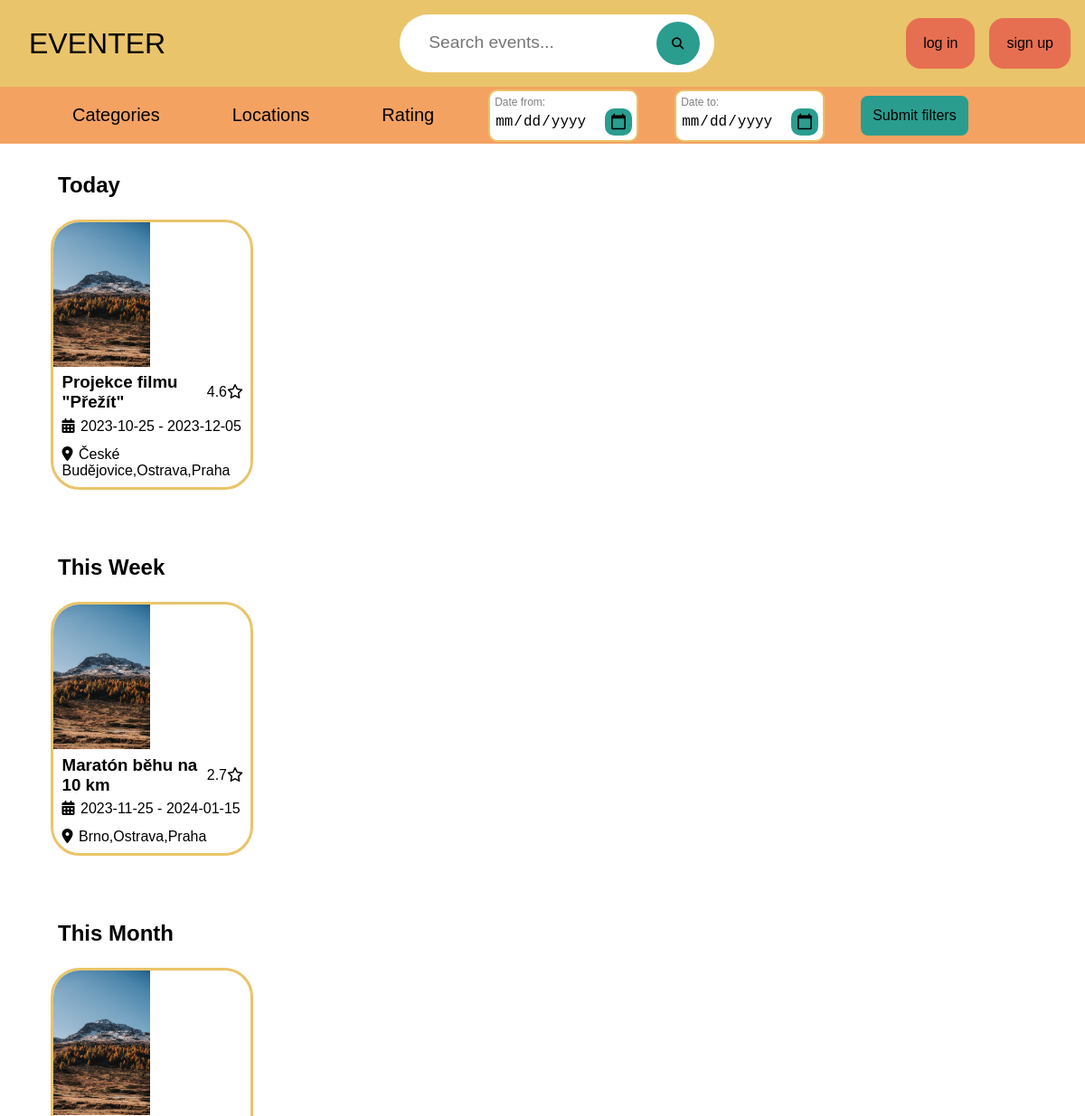
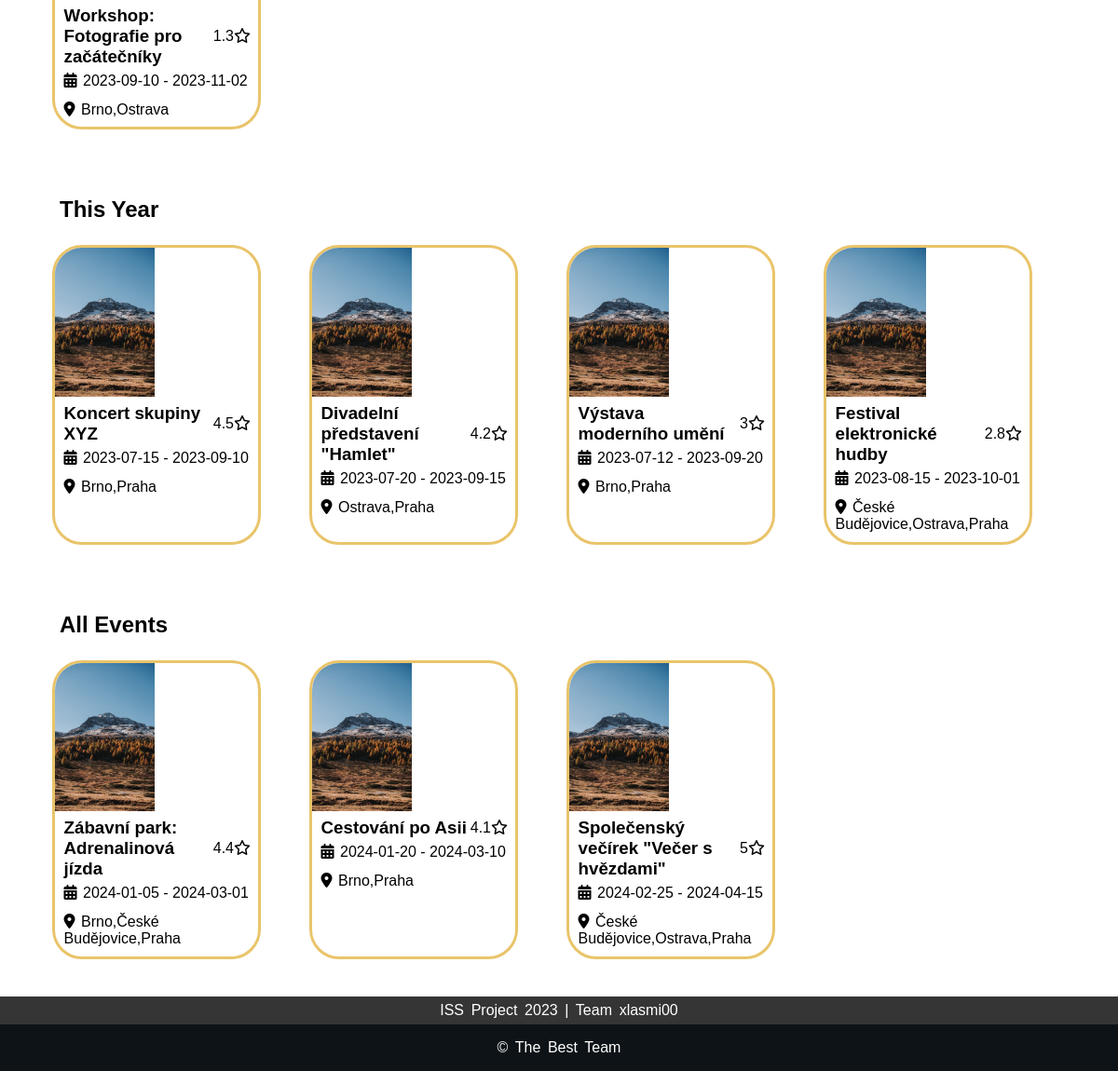
The page / on the database its author committed (2 pictures, top to bottom).
### tables this page shows
CREATE TABLE Event (
    event_id INT AUTO_INCREMENT PRIMARY KEY,
    event_name VARCHAR(128),
    event_description MEDIUMTEXT,
    event_icon VARCHAR(256),
    rating FLOAT,
    time_of_creation DATETIME,
    time_of_last_edit DATETIME,
    event_status VARCHAR(64),

    category_name VARCHAR(128),
    account_id INT,

    CONSTRAINT fk_event_category
    FOREIGN KEY (category_name)
    REFERENCES Category(category_name),

    CONSTRAINT fk_event_owner  

    FOREIGN KEY (account_id)
    REFERENCES Account(account_id)
);

### src/front-end/components/html-components.php (the view, shortened to what this page needs)
<?php
function makeHead(string $title)
{
    ?>
    <!DOCTYPE html>
    <html lang="en">
    <head>
        <link rel="stylesheet" href="src/front-end/styles/style.css">
    </head>
    <body>
    <?php
}
    ?>
    <?php
function makeHeader()
{
    ?>
    <header>
        <div class="top-bar">
            <a id="logo" href="index.php"><p>EVENTER</p></a>
            <div class="search-bar">
                <form action="<?php echo htmlspecialchars($_SERVER['PHP_SELF']) ?>" method="get">
                    <input type="text" placeholder="Search events..." name="search" <?php getSessionVal("search") ?> >
                    <button><i class="fa-solid fa-magnifying-glass"></i></button>
                </form>
            </div>
            <div class="profile">
                <?php
                    if (isset($_SESSION["USER"]))
                    {
                        echo '<div class="profile-icon" onclick="menuToggle();">';
                        echo '<img src="'.selectUserIcon($_SESSION["USER"]["user_icon"]).'">';
                        echo "</div>";
                        generateProfilMenu();
                    }
                    else
                    {
                        echo "<div class='login-btns'>";
                        echo "<a href='login.php' class='button-sharp-filled'>log in</a>";
                        echo "<a href='' class='button-sharp-filled'>sign up</a>";
                        echo "</div>";
                    }
                ?>
            </div>
        </div>
    </header>
    <?php
}
function makeFooter()
{
    ?>
    <footer>
        <div class="footer-top">
            <p> ISS Project 2023 | Team xlasmi00 </p>
        </div>
        <div class="footer-bottom">
            <p>&copy; The best Team</p>
        </div>
    </footer>
    </body>
    </html>
    <?php
}
function generateEventCard(&$event, $card_type = null) {
    echo '<a href="event-detail.php?event_id='.$event["event_id"].'" class="event-card'.$card_type.'">';
    echo '<img src="'.selectEventIcon($event['event_icon']).'">';
    echo '<div class="name-rating">';
    echo '    <h3>' . $event["event_name"] . '</h3>';
    echo '    <div class="rating">';
    echo '        <p>' . $event["rating"] . '</p>';
    echo '        <i class="fa-regular fa-star"></i>';
    echo '    </div>';
    echo '</div>';
    echo '<ul>';
    echo '    <li><i class="fa-solid fa-calendar-days"></i>' . $event["earliest_date"] . ' - ' . $event["latest_date"] . '</li>';
    echo '    <li><i class="fa-solid fa-location-dot"></i>' . $event["cities"] .  '</li>';
    echo '</ul>';
    echo '</a>';
}
function generateEventCardsbyDate() {
    $events = getEvents();
    $periods = sortEventsByPeriods($events);
    for($i = 0; $i < 5; $i++) {
        echo "<h2>$periods[$i]</h2>";
        echo '<div class="card-container">';
        foreach($events as &$event) {
            if(isset($event[$periods[$i]])) {
                generateEventCard($event);
            }
        }
        echo '</div>';
    }
}
    ?>
    <?php
function selectEventIcon(&$path) {
    return isset($path) ? $path : "event-icons/default.jpg";
}
    ?>

### config/common.php (shortened to what this page needs)
<?php
function get_pdo_statement($query, $id_array) {
    global $db;
    $stmt = $db->prepare($query);
    if ($id_array) {
        foreach ($id_array as $key => $value) {
            $stmt->bindValue(":$key", $value);
        }
    }
    $stmt->execute();
    return $stmt;
}
function fetch_table_columns($query, $id_array)
{
    $stmt = get_pdo_statement($query, $id_array);
    return $stmt->fetchAll(PDO::FETCH_ASSOC);
}
function fetch_all_table_columns($table, $return_id, $id_array, $id_string, $group_by = null) {
    $query = "SELECT $return_id FROM $table" . ($id_string ? " WHERE $id_string" : "") . ($group_by ? " GROUP BY $group_by" : "");
    return fetch_table_columns($query, $id_array);
}
function getEvents($account_id = null) {
    $id_array = [];
    $query_parts = [];
    array_push($query_parts, 'e.event_status = "approved"');
    $return_id = 'e.event_id, e.event_name, e.rating, GROUP_CONCAT(DISTINCT city) AS cities, MIN(date_from) AS earliest_date, MAX(date_to) AS latest_date';
    $table = "Event_instance ei JOIN Event e ON ei.event_id = e.event_id JOIN Address a ON ei.address_id = a.address_id";
    $group_by = "e.event_id, e.event_name, e.rating";
    return fetch_all_table_columns($table, $return_id, $id_array, implode(' and ', $query_parts), $group_by);
}
function dateBetween($date, $date_from, $date_to, $date_format) {
    return date($date_format, strtotime($date)) >= date($date_format, strtotime($date_from))
        && date($date_format, strtotime($date)) <= date($date_format, strtotime($date_to));
}
function sortEventsByPeriods(array &$events) {
    $date = date('Y-m-d');
    $periods = array();
    foreach($events as &$event) {
        $date_from = $event['earliest_date'];
        $date_to = $event['latest_date'];
        if (dateBetween($date, $date_from, $date_to, 'Y-m-d')) {
            $periods[0] = 'Today';
        } else if (dateBetween($date, $date_from, $date_to, 'Y-W')) {
            $periods[1] = 'This Week';
        } else if (dateBetween($date, $date_from, $date_to, 'Y-m')) {
            $periods[2] = 'This Month';
        } else if (dateBetween($date, $date_from, $date_to, 'Y')) {
            $periods[3] = 'This Year';
        } else {
            $periods[4] = 'All Events';
        }
    }
    return $periods;
}
function getSessionVal($value, $index = null, $default = null) {
    if(!isset($_SESSION[$value])) {
        if ($default || $default === 0) {
            echo "value=\"$default\"";
        } else {
            return;
        }
    } else if(is_array($value)) {
        echo ' value="' . htmlspecialchars($_SESSION[$value][$index]) . '"';
    } else {
        echo ' value="' . htmlspecialchars($_SESSION[$value]) . '"';
    }
}
?>

### index.php (shortened to what this page needs)
<?php
require_once 'config/common.php';
require_once "src/front-end/components/html-components.php";
makeHead("Eventer");
makeHeader();
?>
<main>
    <form method="get" action="<?php echo htmlspecialchars($_SERVER["PHP_SELF"]); ?>">
        <div class="filter-bar">
            <ul>
                <li>
                    <a href="#">Categories</a>
                </li>
                <li>
                    <a href="#">Locations</a>
                </li>
                <li>
                    <a href="#">Rating</a>
                </li>
                <li>
                    <div class="filter-date">
                        <label for="date-from-input">Date from:</label>
                        <input type="date" id="date-from-input" <?php getSessionVal("date_from") ?>  name="date_from">
                    </div>
                </li>
                <li>
                    <div class="filter-date">
                        <label for="date-to-input">Date to:</label>
                        <input type="date" id="date-to-input" <?php getSessionVal("date_to"); ?> name="date_to">
                    </div>
                </li>
                <li>
                    <div class="submit-button">
                        <button class="button-round-filled-green" type="submit">Submit filters</button>
                    </div>
                </li>
            </ul>
        </div>
    </form>
    <?php
    generateEventCardsByDate();
    ?>
</main>
<?php
makeFooter();
?>

### src/front-end/styles/style.css (style rules this page uses)
* { margin: 0; padding: 0; font-family: 'Poppins', sans-serif; box-sizing: border-box; }
body { background-color: white; }
header { width: 100%; background-color: #E9C46A; }
.top-bar { display: flex; align-items: center; flex-direction: row; justify-content: space-between; }
#logo { height: 100%; width: 30%; text-align: left; text-decoration: none; color: black; font-size: 2rem; margin: 1rem 0rem 1rem 2rem; }
.search-bar { width: 100%; max-width: 700px; display: flex; align-items: center; justify-content: center; padding: 1rem 2rem; }
.search-bar form { background-color: white; stroke: black; stroke-width: 0.2rem; border-radius: 60rem; padding: 0.5rem 1rem 0.5rem 2rem; }
.search-bar form input { background-color: transparent; flex: 1; border: 0; outline: none; font-size: 1.2rem; color: black; }
.search-bar button { width: 2rem; border: 0; border-radius: 50%; width: 3rem; height: 3rem; background-color: #2A9D8F; cursor: pointer; }
.profile { width: 30%; height: 100%; display: flex; justify-content: right; text-align: right; }
.login-btns a { margin-right: 1rem; border-radius: 1rem; }
main { width: 100%; min-height: 100vh; }
footer { color: white; font-size: 1rem; word-spacing: 0.2rem; text-align: center; }
.footer-top { padding: 0.4rem 0; background-color: #353535; }
.footer-bottom { background: #0D1317; width: auto; padding: 1rem 0; align-items: center; }
.footer-bottom p { text-transform: capitalize; }

### src/front-end/styles/buttons.css (style rules this page uses)
.button-round-filled-green { display: inline-block; padding: 1rem; font-size: 1rem; text-align: center; text-decoration: none; border: 0.2rem solid #2A9D8F; border-radius: 0.5rem; color: black; background-color: #2A9D8F; cursor: pointer; }
.button-sharp-filled { display: inline-block; padding: 1rem; font-size: 1rem; text-align: center; text-decoration: none; border: 0.2rem solid #E76F51; color: black; background-color: #E76F51; cursor: pointer; }

### src/front-end/styles/event-card.css (style rules this page uses)
.event-card { width: 14rem; text-decoration: none; color: black; cursor: pointer; display: flex; flex-direction: column; justify-content: left; overflow: hidden; border: 0.2rem solid #E9C46A; padding: 0rem 0rem 0.2rem 0rem; margin: 0.5rem; border-radius: 2rem; }
.event-card img { max-width: fit-content; max-height: 10rem; }
.event-card .name-rating h3 { width: 80%; }
.event-card .name-rating { padding: 0.4rem 0.5rem 0rem 0.6rem; display: flex; flex-direction: row; justify-content: space-between; align-items: center; }
.event-card .rating { display: flex; flex-direction: row; justify-content: center; }
.event-card ul { width: fit-content; }
.event-card ul li { font-size: 1rem; list-style: none; padding: 0.4rem 0.6rem 0.4rem 0.6rem; }
.event-card ul li i { padding: 0rem 0.4rem 0rem 0rem; }

### src/front-end/styles/index.css (style rules this page uses)
.card-container { display: grid; grid-template-columns: repeat(auto-fill, minmax(15rem, 1fr)); padding: 1rem 3rem 2rem 3rem; }
main h2 { padding: 2rem 3rem 0rem 4rem; }
.filter-bar { width: 100%; }
.filter-bar ul { display: flex; align-items: center; flex-direction: row; list-style: none; background-color: #F4A261; padding: 0px 0px 0px 40px; }
.filter-bar ul li { position: relative; }
.filter-bar ul li a { display: block; padding: 20px 40px; color: black; text-decoration: none; text-align: center; font-size: 20px; }
.filter-date { display: flex; flex-direction: column; justify-content: center; background-color: white; border: 2px solid #E9C46A; border-radius: 10px; padding: 5px; margin: 0px 20px; }
.filter-date label { font-size: 12px; color: grey; }
.filter-date input { font-size: 16px; border: none; font-family: "Roboto Mono", monospace; outline: none; }
.submit-button button { margin-left: 20px; padding: 10px; }

### rows shown on the page
event: event_name "Projekce filmu \"Přežít\"", rating "4.6", earliest_date "2023-10-25", latest_date "2023-12-05", cities "České Budějovice,Ostrava,Praha"
event: event_name "Maratón běhu na 10 km", rating "2.7", earliest_date "2023-11-25", latest_date "2024-01-15", cities "Brno,Ostrava,Praha"
event: event_name "Workshop: Fotografie pro začátečníky", rating "1.3", earliest_date "2023-09-10", latest_date "2023-11-02", cities "Brno,Ostrava"
event: event_name "Koncert skupiny XYZ", rating "4.5", earliest_date "2023-07-15", latest_date "2023-09-10", cities "Brno,Praha"
event: event_name "Divadelní představení \"Hamlet\"", rating "4.2", earliest_date "2023-07-20", latest_date "2023-09-15", cities "Ostrava,Praha"
event: event_name "Výstava moderního umění", rating "3", earliest_date "2023-07-12", latest_date "2023-09-20", cities "Brno,Praha"
event: event_name "Festival elektronické hudby", rating "2.8", earliest_date "2023-08-15", latest_date "2023-10-01", cities "České Budějovice,Ostrava,Praha"
event: event_name "Zábavní park: Adrenalinová jízda", rating "4.4", earliest_date "2024-01-05", latest_date "2024-03-01", cities "Brno,České Budějovice,Praha"
event: event_name "Cestování po Asii", rating "4.1", earliest_date "2024-01-20", latest_date "2024-03-10", cities "Brno,Praha"
event: event_name "Společenský večírek \"Večer s hvězdami\"", rating "5", earliest_date "2024-02-25", latest_date "2024-04-15", cities "České Budějovice,Ostrava,Praha"

### other values the page prints
$periods[$i] "Today"
$periods[$i] "This Week"
$periods[$i] "This Month"
$periods[$i] "This Year"
$periods[$i] "All Events"
